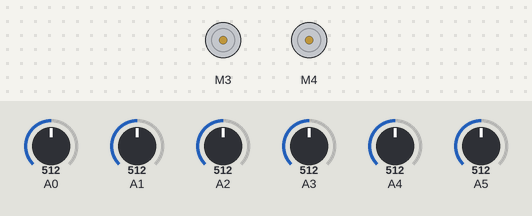
Simulated run of this sketch. Board: Arduino Uno, built with avr-gcc and run on an emulated ATmega328P. Shown: 2 × DC motor (green arrow = forward, orange = backward, longer = faster). The test bench sets the inputs (shaded band); at power-on: A0 = 512, A1 = 512, A2 = 512, A3 = 512, A4 = 512, A5 = 512.

Above: at 1.2 s.
1.3 s: A0 set to 639
2.8 s: A0 set to 659
At 4.0 s:
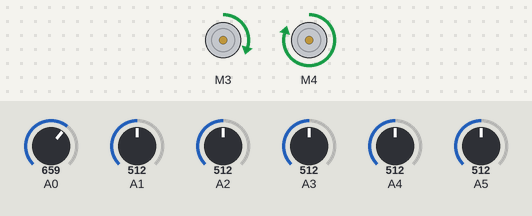
4.3 s: A1 set to 637
5.8 s: A1 set to 669
At 6.3 s:
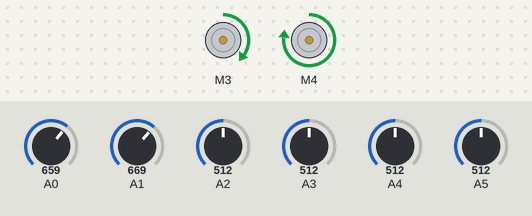
7.3 s: A2 set to 642
8.8 s: A2 set to 658
At 9.8 s:
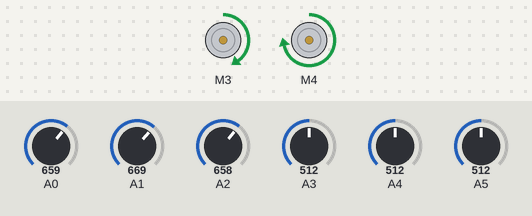
Timing chart, 0 to 11.3 s (numbered marks = the images above; inputs shaded):
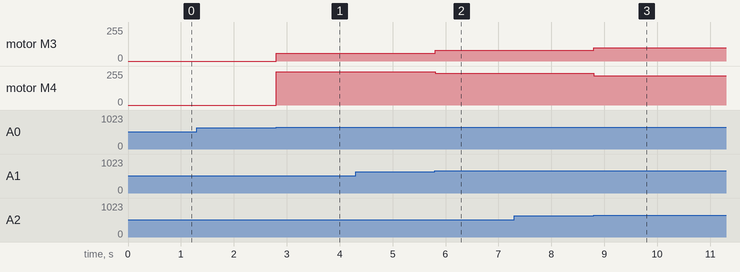

The sketch:

sketch_oct28e.ino
```cpp
/* LFR Code Written by Rj Avro */

#include <AFMotor.h>

#define NUM_SENSORS 6

AF_DCMotor left_motor(3);
AF_DCMotor right_motor(4);

int thresholds[NUM_SENSORS] = {650, 650, 650, 650, 650, 650};
int sValues[NUM_SENSORS], lastSensor;

int leftBaseSpeed = 160;
int rightBaseSpeed = 160;
int maxSpeed = 250;

float Kp = 4;
float Ki = 0.0;
float Kd =0.7;

int prevError, cumError;

void initialize();
void lineFollow();
int readSensor();
void drive(int, int);

void setup()
{
  initialize();
}

void loop()
{
  lineFollow();
}

void initialize()
{
  // pinMode for Motor Driver
  // No need if using Motor Driver Shield
  // initial motor speed = 0

  lastSensor = 0;
  prevError = 0;
  cumError = 0;

  // Serial.begin(9600);    // optional
  // Serial.println("Inatializing .........");    // optional
}

int readSensor()
{
  for (int i = 0; i < NUM_SENSORS; i++)
  {
    // reading sensor values and converting into digital values
    if (analogRead(A0 + i) > thresholds[i])
    {
      sValues[i] = 1;
    }
    else
    {
      sValues[i] = 0;
    }

    // Serial.print(sValues[i]); // Serial.print(analogRead(i));
    // Serial.print(' ');
  }

  int erroR, sumS, sumWS, linepos;

  sumS = sValues[0] + sValues[1] + sValues[2] + sValues[3] + sValues[4] + sValues[5];

  if (sumS == 0) // no sensor are on the line & need to check for wall by ultrasonic sensor
  {
    return 420;
  }

  sumWS = (sValues[0] * 10) + (sValues[1] * 20) + (sValues[2] * 30) + (sValues[3] * 40) + (sValues[4] * 50) + (sValues[5] * 60);

  linepos = (sumWS / sumS); // weighted position

  erroR = linepos - 35;

  if (sValues[0] == 1)
  {
    lastSensor = 1;
  }
  else if (sValues[5] == 1)
  {
    lastSensor = 2;
  }

  return erroR;
}

void drive(int leftSpeed, int rightSpeed)
{
  //Serial.print(leftSpeed);
 // Serial.print(' ');
  //Serial.print(rightSpeed);

  left_motor.setSpeed(abs(leftSpeed));
  right_motor.setSpeed(abs(rightSpeed));

  if (leftSpeed > 0)
  {
    left_motor.run(FORWARD);
  }
  else if (leftSpeed < 0)
  {
    left_motor.run(BACKWARD);
  }

  if (rightSpeed > 0)
  {
    right_motor.run(FORWARD);
  }
  else if (rightSpeed < 0)
  {
    right_motor.run(BACKWARD);
  }
}

void lineFollow()
{
  int erroR, delSpeed;
  float P, I, D;

  erroR = readSensor();

  if (erroR == 420)
  {
    // no sensor is on the line
    // so we have to check for other options i.e Wall, Line Gaps etc.

    //returnung back to the line
    if (lastSensor == 1)
    {
      drive(-180, 180);
    }
    else if(lastSensor == 2)
    {
      drive(180, -180);
    }
  }
  else
  {
    // calculating PID Values for wheel Drive
    P = Kp * erroR;
    I = Ki * (erroR + cumError);
    D = Kd * (erroR - prevError);

    // calculating the difference of speed between two wheels
    delSpeed = P + I + D;

    // driving the wheel
    drive(constrain((leftBaseSpeed + delSpeed), 0, maxSpeed), constrain((rightBaseSpeed - delSpeed), 0, maxSpeed));

    prevError = erroR;
    cumError += erroR;

  }
}
```

Measured:
- the behaviour switches between 650 and 651 on A0 (found by bisection; images 0 and 1)
- after the input at 1.3 s, every drawn part: stays the same
- after the input at 2.8 s, motor M3: stopped → forward 60/255 at once; motor M4: stopped → forward 250/255 at once
- after the input at 4.3 s, every drawn part: stays the same
- after the input at 5.8 s, motor M3: forward 60/255 → forward 80/255 at once; motor M4: forward 250/255 → forward 240/255 at once
- after the input at 7.3 s, every drawn part: stays the same
- after the input at 8.8 s, motor M3: forward 80/255 → forward 100/255 at once; motor M4: forward 240/255 → forward 220/255 at once
